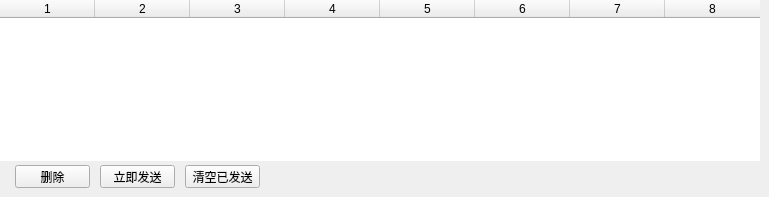
    <widget class="QWidget" name="page_2">
     <widget class="QTableWidget" name="ymdTbl">
      <property name="geometry">
       <rect>
        <x>0</x>
        <y>0</y>
        <width>760</width>
        <height>161</height>
       </rect>
      </property>
      <property name="frameShape">
       <enum>QFrame::NoFrame</enum>
      </property>
      <property name="columnCount">
       <number>8</number>
      </property>
      <attribute name="horizontalHeaderDefaultSectionSize">
       <number>95</number>
      </attribute>
      <column/>
      <column/>
      <column/>
      <column/>
      <column/>
      <column/>
      <column/>
      <column/>
     </widget>
     <widget class="QPushButton" name="scBtn">
      <property name="geometry">
       <rect>
        <x>15</x>
        <y>165</y>
        <width>75</width>
        <height>23</height>
       </rect>
      </property>
      <property name="text">
       <string>删除</string>
      </property>
     </widget>
     <widget class="QPushButton" name="ljBtn">
      <property name="geometry">
       <rect>
        <x>100</x>
        <y>165</y>
        <width>75</width>
        <height>23</height>
       </rect>
      </property>
      <property name="text">
       <string>立即发送</string>
      </property>
     </widget>
     <widget class="QPushButton" name="qkBtn">
      <property name="geometry">
       <rect>
        <x>185</x>
        <y>165</y>
        <width>75</width>
        <height>23</height>
       </rect>
      </property>
      <property name="text">
       <string>清空已发送</string>
      </property>
     </widget>
    </widget>
